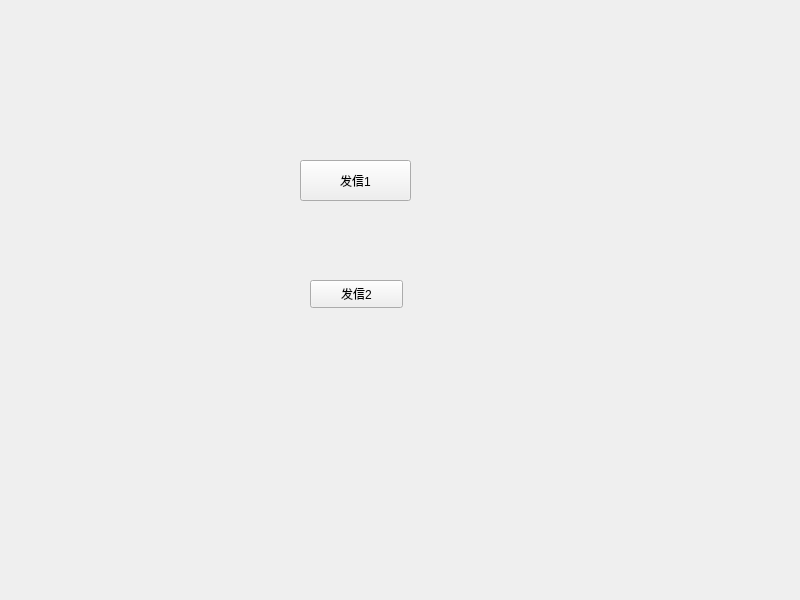
<?xml version="1.0" encoding="UTF-8"?>
<ui version="4.0">
 <class>Widget</class>
 <widget class="QWidget" name="Widget">
  <property name="geometry">
   <rect>
    <x>0</x>
    <y>0</y>
    <width>800</width>
    <height>600</height>
   </rect>
  </property>
  <property name="windowTitle">
   <string>Widget</string>
  </property>
  <widget class="QPushButton" name="pushButton_1">
   <property name="geometry">
    <rect>
     <x>300</x>
     <y>160</y>
     <width>111</width>
     <height>41</height>
    </rect>
   </property>
   <property name="text">
    <string>发信1</string>
   </property>
  </widget>
  <widget class="QPushButton" name="pushButton_2">
   <property name="geometry">
    <rect>
     <x>310</x>
     <y>280</y>
     <width>93</width>
     <height>28</height>
    </rect>
   </property>
   <property name="text">
    <string>发信2</string>
   </property>
  </widget>
 </widget>
 <resources/>
 <connections/>
</ui>
